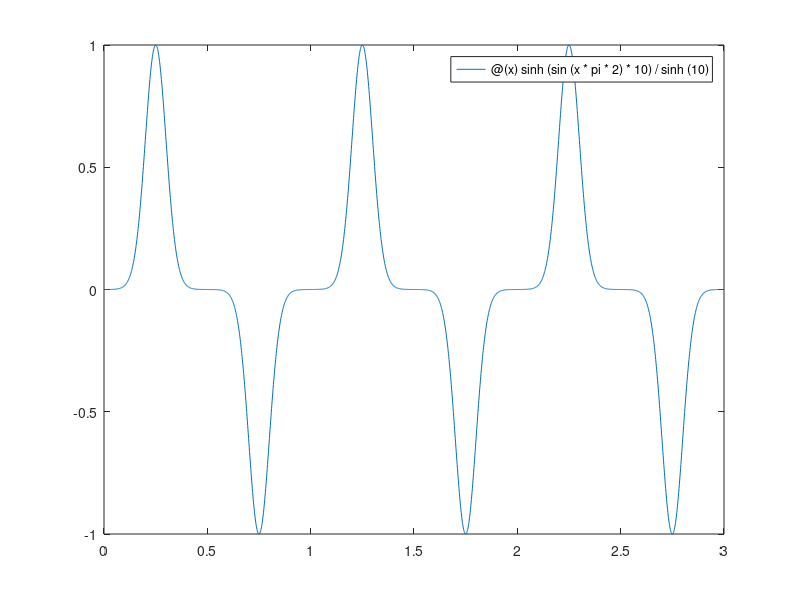

Here is the MATLAB script that generated this plot: (Note: this script raises an error after producing the figure.)
fplot(@(x) sinh(sin(x*pi*2)*10)/sinh(10), [0, 3], 1000);
format_waveform_plot();
set(gca(), 'xlabel', '');
set(gca(), 'xtick', []);
set(gca(), 'ylim', [-1.5 1.5]);

